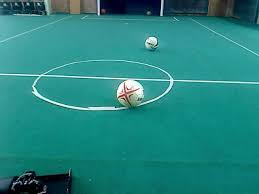
#> input picture Deliverables4/ball_field.jpg, 259 x 194 px, given in place of CAMBADA.mp4, which was not available
$ python LiveCountours.py
#> lines starting #> are read from the running program, lines starting #| are printed output that depends on the picture; after the words box and inside, x2 and y2 are one past the last pixel; in counts of white or black regions, pixels touching at a corner belong together; pictures that were not available may be replaced by others from this repository, and a replacement may not be noted
import cv2 as cv
import numpy as np
import matplotlib.pyplot as plt


def nothing(x):
    pass

clear = False;

# Initial analysis
cv.namedWindow('image')
cap = cv.VideoCapture('CAMBADA.mp4')

if not cap.isOpened():
        print("Cannot open camera")

# Track bar window and settinf
cv.namedWindow('THRESHOLD')
cv.createTrackbar('Binary:', 'THRESHOLD', 127, 255, nothing)
switch = '0 : SET BINARY LIM \n 1 : CHOOSING CONTOURS'
cv.createTrackbar(switch, 'THRESHOLD', 0, 1, nothing)
cv.createTrackbar(switch, 'THRESHOLD', 0, 20, nothing)


while cap.isOpened():

    # Capture frame-by-frame
    ret, img1 = cap.read()
#> img1 is the input picture: shape (194, 259, 3); mean B, G, R 127.5, 132.1, 36

    # if frame is read correctly ret is True
    if not ret:
        print("Can't receive frame(stream end?). Exiting...")
        break

    img1 = cv.resize(img1, (1366, 768), interpolation=cv.INTER_AREA)
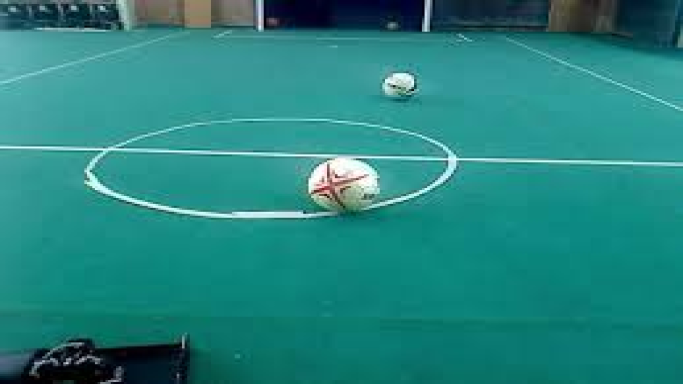
#> img1: shape (768, 1366, 3) (shown at 1/2 size); mean B, G, R 127.5, 132.1, 36
    img = cv.GaussianBlur(img1, (5, 5), 0)
    img = cv.cvtColor(img, cv.COLOR_BGR2GRAY)
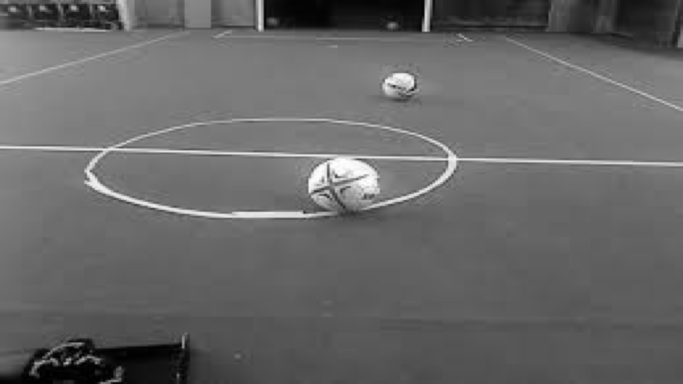
#> img: shape (768, 1366) (shown at 1/2 size); min 0, max 254, mean 102.9

    # Get Trackbar values
    s = cv.getTrackbarPos(switch, 'THRESHOLD')
    thres = cv.getTrackbarPos('Binary:', 'THRESHOLD')


    _, binary = cv.threshold(img, thres, 255, 0)
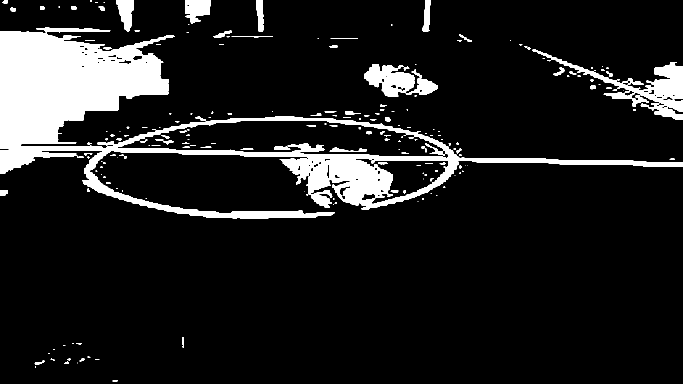
#> binary: shape (768, 1366) (shown at 1/2 size); 11.5% white; 202 white regions (107 under 20 px), largest, box (x1, y1, x2, y2) and area: (0, 62, 1366, 437) 95948, (1065, 99, 1366, 240) 8650, (728, 128, 876, 193) 5002
    ## Countors is used to draw lines over a boundary or boundaries with the intensity
    kernel = np.ones((4, 4), np.uint8)
    binary = cv.morphologyEx(binary, cv.MORPH_OPEN, kernel, iterations=5)  # CLEAN MASK NOISE
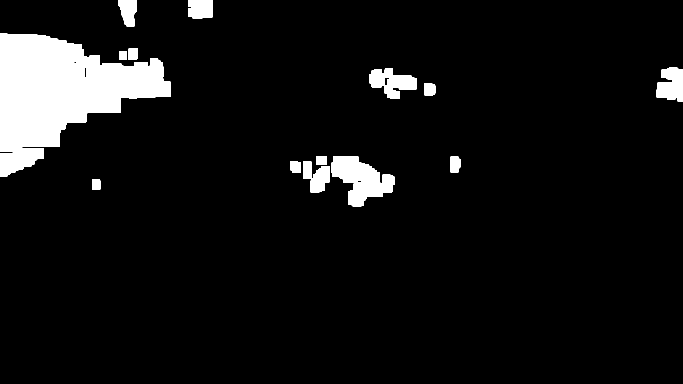
#> binary: shape (768, 1366) (shown at 1/2 size); 7% white; 14 white regions
    clear = False

    contours, hierarchy = cv.findContours(binary, cv.RETR_TREE, cv.CHAIN_APPROX_SIMPLE)
#> contours = 21 contours, 4 with area under 20; largest, box (x1, y1, x2, y2) and area: (0, 67, 341, 353) 51753, (663, 313, 789, 413) 6912, (738, 137, 833, 198) 3268, (1313, 135, 1366, 203) 2676, (606, 323, 660, 385) 1961
    lenc = len(contours)
#> lenc = 21
    print("Number of countours: " + str(lenc))
#| Number of countours: 21

    img1 = cv.cvtColor(img, cv.COLOR_BGR2RGB)
    img1 = cv.drawContours(img1, contours, -1, (0, 255, 255), 3)
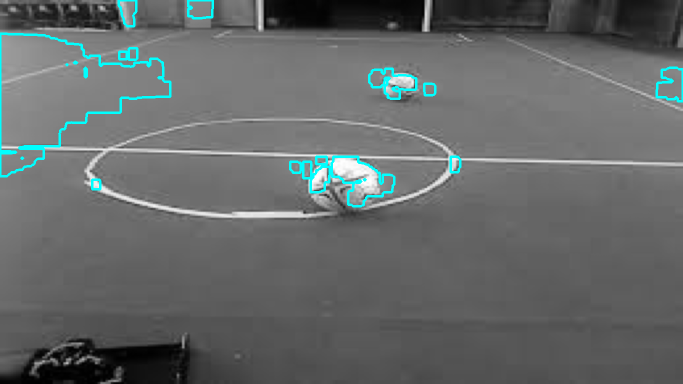
#> img1: shape (768, 1366, 3) (shown at 1/2 size); mean R, G, B 100.5, 104.7, 104.7
    cv.imshow('countored image', img1)

    """https://opencv-python-tutroals.readthedocs.io/en/latest/py_tutorials/py_imgproc/py_contours/py_contour_features/py_contour_features.html#contour-features"""

    if cv.waitKey(1) == 27:
#> (key Esc is pressed here)
        break

cv.destroyAllWindows()

$ run again, on Deliverables4/field.jpg
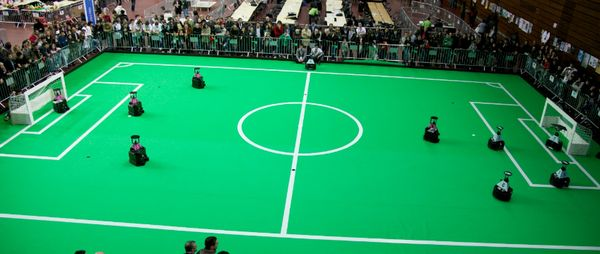
#> input picture Deliverables4/field.jpg, 600 x 254 px, given in place of CAMBADA.mp4, which was not available
#> img1 is the input picture: shape (254, 600, 3); mean B, G, R 91.2, 148.8, 28.7
#> `binary = cv.morphologyEx(binary, cv.MORPH_OPEN, kernel, iterations=5)`:
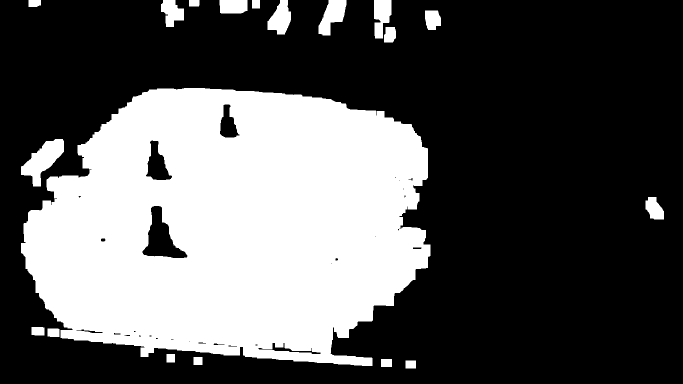
#> binary: shape (768, 1366) (shown at 1/2 size); 34.8% white; 19 white regions
#> contours = 49 contours, 16 with area under 20; largest, box (x1, y1, x2, y2) and area: (42, 176, 861, 732) 352842, (284, 411, 376, 517) 4448, (42, 278, 128, 373) 3726, (291, 280, 345, 361) 2308, (637, 0, 693, 71) 2234
#> lenc = 49
#| Number of countours: 49
#> `img1 = cv.drawContours(img1, contours, -1, (0, 255, 255), 3)`:
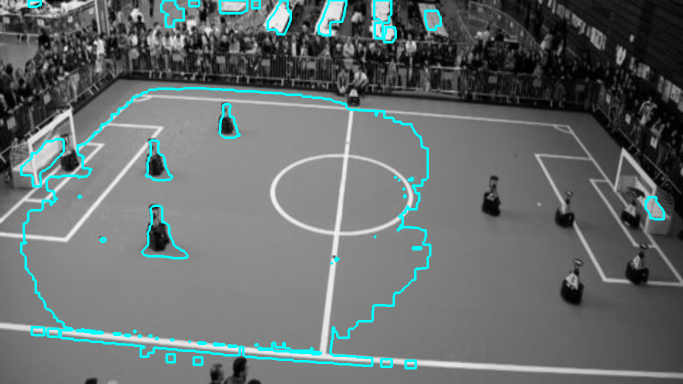
#> img1: shape (768, 1366, 3) (shown at 1/2 size); mean R, G, B 101.9, 109.8, 109.8

$ run again, on Deliverables4/game.jpg
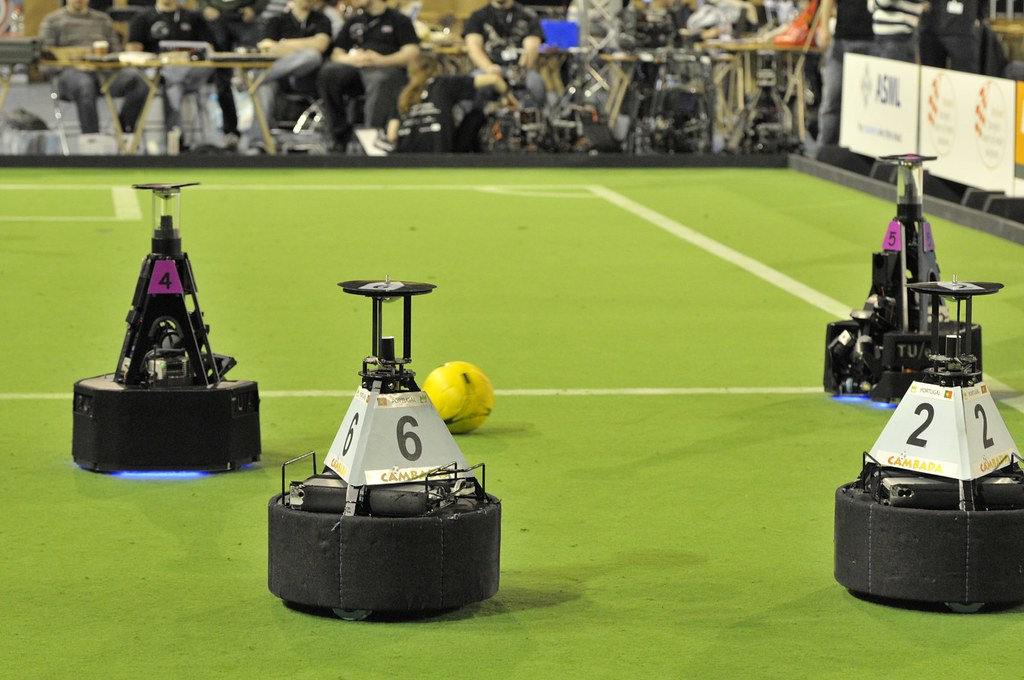
#> input picture Deliverables4/game.jpg, 1024 x 680 px, given in place of CAMBADA.mp4, which was not available
#> img1 is the input picture: shape (680, 1024, 3); mean B, G, R 73.7, 139.9, 128.8
#> `binary = cv.morphologyEx(binary, cv.MORPH_OPEN, kernel, iterations=5)`:
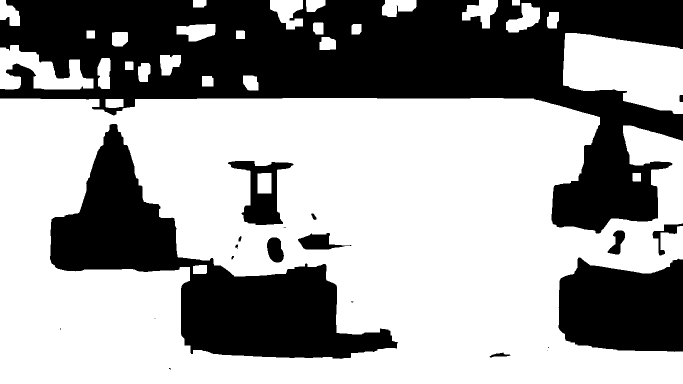
#> binary: shape (768, 1366) (shown at 1/2 size); 61.5% white; 21 black regions (7 under 20 px)
#> contours = 46 contours, 7 with area under 20; largest, box (x1, y1, x2, y2) and area: (0, 196, 1366, 768) 693348, (99, 247, 797, 719) 101455, (1126, 66, 1366, 228) 27572, (0, 90, 187, 179) 8412, (455, 321, 588, 451) 8323
#> lenc = 46
#| Number of countours: 46
#> `img1 = cv.drawContours(img1, contours, -1, (0, 255, 255), 3)`:
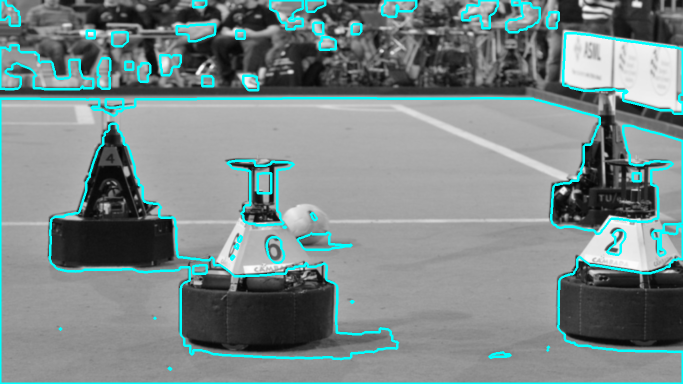
#> img1: shape (768, 1366, 3) (shown at 1/2 size); mean R, G, B 121, 135.8, 135.8
